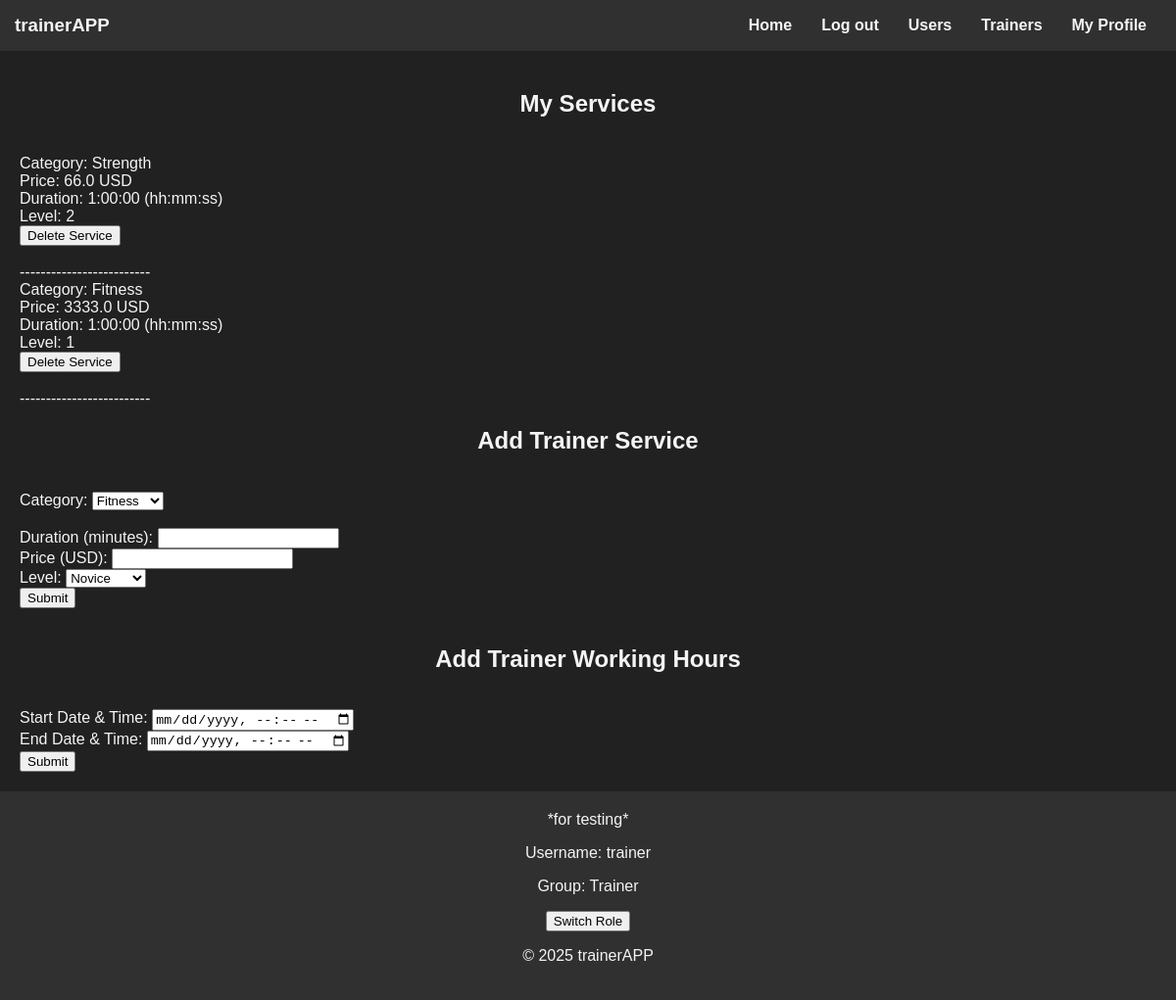
The app's page /trainer/13/ (signed in) with its own data.
### trainer/models.py (models this page shows)
class Service(models.Model):
    LEVEL_CHOICES = [(1, "Novice"),
                     (2, "Medium"),
                     (3, "Advanced"), ]
    category = models.ForeignKey(Category, on_delete=models.CASCADE)
    trainer = models.ForeignKey(User, on_delete=models.CASCADE)
    price = models.FloatField()
    level = models.IntegerField(choices=LEVEL_CHOICES)
    duration = models.DurationField()

class Category(models.Model):
    name = models.CharField(max_length=256)

### trainer/views.py (the view)
# urls.py: path("<int:trainer_id>/", views.trainer_detail, name="trainer_detail"),
def trainer_detail(request, trainer_id):
    is_trainer = request.user.is_authenticated and request.user.groups.filter(name="Trainer").exists()
    service_categories = trainer.models.Category.objects.all()
    trainer_services = trainer.models.Service.objects.filter(trainer=trainer_id)
    trainer_data = User.objects.filter(id=trainer_id).first()
    if request.method == "POST":
        if "service_id" in request.POST:
            service_id = request.POST.get('service_id')
            service = trainer.models.Service.objects.get(id=service_id, trainer_id=request.user.id)
            if service:
                service.delete()
    return render(request, "trainer.html", {"is_trainer": is_trainer,
                                            "trainer": trainer_data,
                                            "trainer_id": trainer_id,
                                            "service_categories": service_categories,
                                            "trainer_services": trainer_services})

### templates/trainer.html (shortened to what this page needs)
{% extends "base.html" %}
{% block content %}
    {% if trainer_id == request.user.id %}
        <h2>My Services</h2>
    {% else %}
        <h2>{{ trainer.first_name }} {{ trainer.last_name }} Services</h2>
    {% endif %}
        {% for service in trainer_services %}
            <br>Category: {{ service.category.name }}
            <br>Price: {{ service.price }} USD
            <br>Duration: {{ service.duration }} (hh:mm:ss)
            <br>Level: {{ service.level }}
                {% if is_trainer and trainer_id == request.user.id %}
                    <form action="{% url 'trainer:trainer_detail' trainer_id=trainer_id %}" method="POST">
                        <button type="submit" class="btn btn-danger">Delete Service</button>
                    </form>
                {% endif %}
            <br>-------------------------
        {% endfor %}
    {% if is_trainer %}
        <br><h2>Add Trainer Service</h2>
        <form action="{% url 'trainer:service_page' trainer_id=trainer_id %}" method="POST">
            <div>
                <br>Category:
                    <select name="category">
                        {% for category in service_categories %}
                            <option value="{{ category.id }}">{{ category.name }}</option>
                        {% endfor %}
                    </select>
                <br><br>Duration (minutes): <input type="text" name="duration">
                <br>Price (USD): <input type="number" name="price">
                <br>Level: <select name="level">
                    <option value="1">Novice</option>
                    </select>
                <br><button type="submit">Submit</button>
            </div>
        </form>
    {% endif %}
    {% if is_trainer %}
        <br><h2>Add Trainer Working Hours</h2>
        <form action="{% url 'trainer:service_page' trainer_id=trainer_id %}" method="POST">
            <div>
                <br>Start Date & Time:
                <input type="datetime-local" name="start_datetime">
                <br>End Date & Time:
                <input type="datetime-local" name="end_datetime">
                <br><button type="submit">Submit</button>
            </div>
        </form>
    {% endif %}
{% endblock %}

### templates/base.html (shortened to what this page needs)
<!DOCTYPE html>
<html lang="en">
<head>
    {% load static %}
    <link rel="stylesheet" type="text/css" href="{% static 'css/styles.css' %}">
</head>
<body>
    <header>
        <h3>trainerAPP</h3>
        <nav>
            <ul>
                <li><a href="/">Home</a></li>
                {% if request.user.is_authenticated %}
                    <li><a href="/logout/">Log out</a></li>
                    <li><a href="/users/">Users</a></li>
                    <li><a href="/trainer/">Trainers</a></li>
                    <li><a href="/users/{{ request.user.id }}">My Profile</a></li>
                {% else %}
                    <li><a href="/register/">Registration</a></li>
                    <li><a href="/login/">Log in</a></li>
                {% endif %}
            </ul>
        </nav>
    </header>
    <main>
        {% block content %}
        {% endblock %}
    </main>
    <footer>
        *for testing*
        <p>Username: {{ request.user.username }}</p>
        {% if request.user.groups.first %}
            <p>Group: {{ request.user.groups.first.name }}</p>
            <form action="{% url 'hot_change_group' %}" method="POST">
                <button type="submit">Switch Role</button>
            </form>
        {% else %}
            No group assigned
        {% endif %}
        <p>&copy; 2025 trainerAPP</p>
    </footer>
</body>
</html>

### static/css/styles.css (style rules this page uses)
:root { --background-color: #212121; --text-color: #f4f4f4; --header-background: #303030; --link-color: #ff7f50; --highlight-color: #4caf50; --footer-background: #303030; --form-background: #2c2c2c; }
body { display: flex; flex-direction: column; min-height: 100vh; margin: 0; background-color: var(--background-color); color: var(--text-color); font-family: Arial, sans-serif; }
a { color: var(--link-color); text-decoration: none; }
h3, h2, h1 { color: var(--text-color); text-align: center; }
main { flex-grow: 1; margin: 20px; }

### static/css/header.css (style rules this page uses)
header { background-color: var(--header-background); color: var(--text-color); padding: 15px; display: flex; justify-content: space-between; align-items: center; }
header h3 { margin: 0; }
nav ul { list-style-type: none; margin: 0; padding: 0; display: flex; justify-content: center; }
nav li { margin: 0 15px; }
nav a { color: var(--text-color); font-weight: bold; font-size: 16px; }

### static/css/footer.css (style rules this page uses)
footer { background-color: var(--footer-background); color: var(--text-color); text-align: center; padding: 20px; position: relative; }

### records on screen
Service: category.name "Strength", price "66.0", duration "1:00:00", level "2"
Service: category.name "Fitness", price "3333.0", duration "1:00:00", level "1"

### other values on screen
{{ request.user.username }} "trainer"
{{ request.user.groups.first.name }} "Trainer"
form field category "Fitness"
